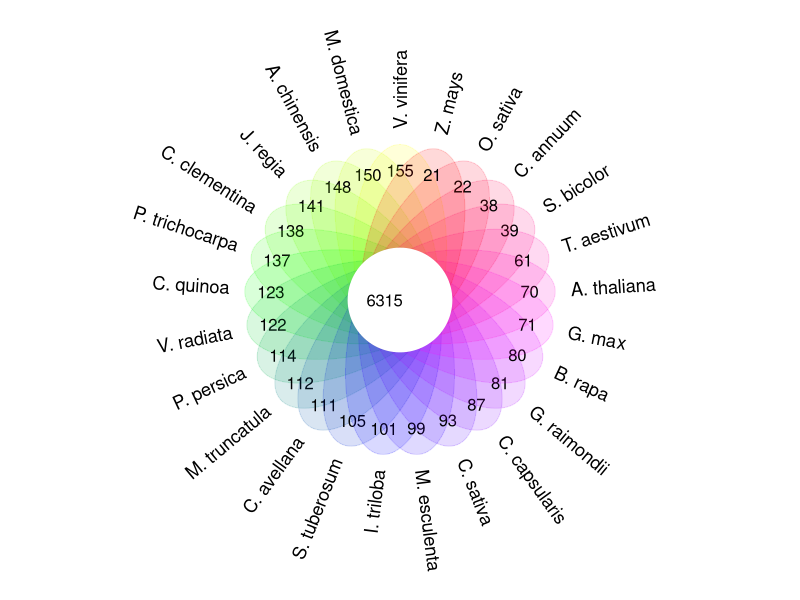
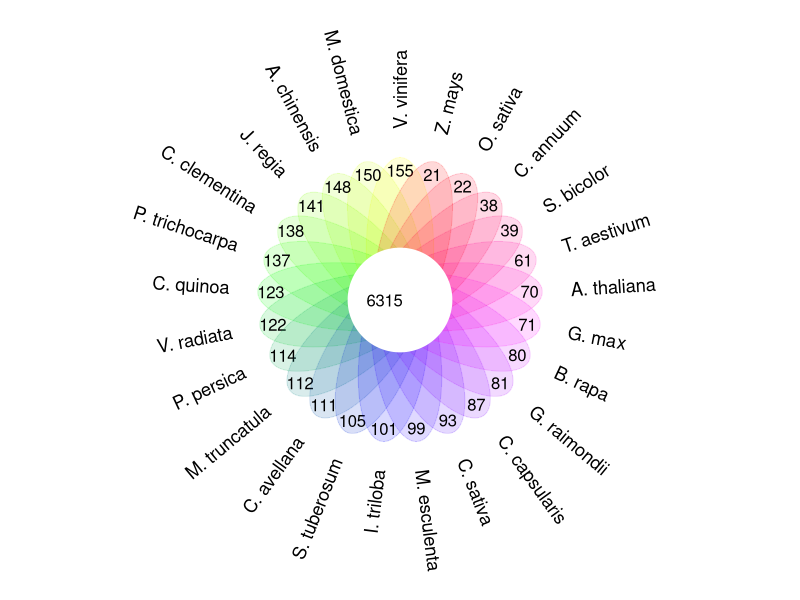

Generate these figures, in order, with R:
## Custom ploting function
flower_plot <- function(sample, value, start, a, b,  
                        circle_col = rgb(255, 255, 255, max = 255),
                        circle_text_cex = 1.1, labels = labels) {
  par(bty = "n", ann = F, xaxt = "n", yaxt = "n", mar = c(1, 1, 1, 1))
  plot(c(0, 10), c(0, 10), type = "n", asp = 1)  # Set asp = 1 for equal aspect ratio
  n   <- length(sample)
  deg <- 360 / n
  
  # Adjust the ellipse colors using a gradient palette with transparency
  base_colors <- colorRampPalette(c('yellow', 'green', 'blue', 'magenta', 'red'))(n)
  gradient_colors <- sapply(base_colors, function(col) adjustcolor(col, alpha.f = 0.15))  # 0.5 transparency
  
  res <- lapply(1:n, function(t) {
    plotrix::draw.ellipse(x = 5 + cos((start + deg * (t - 1)) * pi / 180),
                          y = 5 + sin((start + deg * (t - 1)) * pi / 180),
                          col = gradient_colors[t],
                          border = gradient_colors[t],
                          a = a, b = b, angle = deg * (t - 1))
    text(x = 5 + 2.5 * cos((start + deg * (t - 1)) * pi / 180),
         y = 5 + 2.5 * sin((start + deg * (t - 1)) * pi / 180),
         value[t])
    
    if (deg * (t - 1) < 180 && deg * (t - 1) > 0) {
      text(x = 5 + 3.3 * cos((start + deg * (t - 1)) * pi / 180),
           y = 5 + 3.3 * sin((start + deg * (t - 1)) * pi / 180),
           sample[t],
           srt = deg * (t - 1) - start,
           adj = 1,
           cex = circle_text_cex)
    } else {
      text(x = 5 + 3.3 * cos((start + deg * (t - 1)) * pi / 180),
           y = 5 + 3.3 * sin((start + deg * (t - 1)) * pi / 180),
           sample[t],
           srt = deg * (t - 1) + start,
           adj = 0,
           cex = circle_text_cex)
    }
  })
  
  plotrix::draw.circle(x = 5, y = 5, r = 1.0, col = circle_col, border = circle_col)
  
  # Tune location by x and y.
  text(x = 4.7, y = 5, labels = labels)
}

# Call the flower_plot function with your data
flower_plot(
  c(
    "V. vinifera", "M. domestica", "A. chinensis", "J. regia", "C. clementina", "P. trichocarpa", "C. quinoa", "V. radiata", "P. persica", "M. truncatula", "C. avellana", "S. tuberosum", "I. triloba", "M. esculenta", "C. sativa", "C. capsularis", "G. raimondii", "B. rapa", "G. max", 
    "A. thaliana", "T. aestivum", "S. bicolor", "C. annuum", "O. sativa", 
    "Z. mays"),
  c(155, 150, 148, 141, 138, 137, 123, 122, 114, 112, 111, 105, 101, 99, 93, 87, 81, 80, 71, 70, 61, 39, 38, 22, 21), 
  90, 0.9, 2.0, 
  labels = "6315",
  circle_col = "#FFFFFF"
)

## More Perfect dimensions
flower_plot(
  c(
    "V. vinifera", "M. domestica", "A. chinensis", "J. regia", "C. clementina", "P. trichocarpa", "C. quinoa", "V. radiata", "P. persica", "M. truncatula", "C. avellana", "S. tuberosum", "I. triloba", "M. esculenta", "C. sativa", "C. capsularis", "G. raimondii", "B. rapa", "G. max", 
    "A. thaliana", "T. aestivum", "S. bicolor", "C. annuum", "O. sativa", 
    "Z. mays"),
  c(155, 150, 148, 141, 138, 137, 123, 122, 114, 112, 111, 105, 101, 99, 93, 87, 81, 80, 71, 70, 61, 39, 38, 22, 21), 
  90, 0.65, 1.75,  # Updated ellipse dimensions
  labels = "6315",
  circle_col = "#FFFFFF"
)
